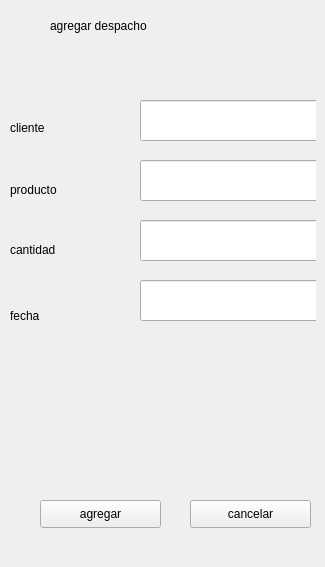
               <widget class="QWidget" name="agregarD">
                <widget class="QWidget" name="widget_6" native="true">
                 <property name="geometry">
                  <rect>
                   <x>10</x>
                   <y>10</y>
                   <width>306</width>
                   <height>548</height>
                  </rect>
                 </property>
                 <widget class="QLineEdit" name="lineEdit_20">
                  <property name="geometry">
                   <rect>
                    <x>130</x>
                    <y>90</y>
                    <width>181</width>
                    <height>41</height>
                   </rect>
                  </property>
                 </widget>
                 <widget class="QLineEdit" name="lineEdit_21">
                  <property name="geometry">
                   <rect>
                    <x>130</x>
                    <y>150</y>
                    <width>181</width>
                    <height>41</height>
                   </rect>
                  </property>
                 </widget>
                 <widget class="QLineEdit" name="lineEdit_22">
                  <property name="geometry">
                   <rect>
                    <x>130</x>
                    <y>210</y>
                    <width>181</width>
                    <height>41</height>
                   </rect>
                  </property>
                 </widget>
                 <widget class="QLineEdit" name="lineEdit_23">
                  <property name="geometry">
                   <rect>
                    <x>130</x>
                    <y>270</y>
                    <width>181</width>
                    <height>41</height>
                   </rect>
                  </property>
                 </widget>
                 <widget class="QLabel" name="label_24">
                  <property name="geometry">
                   <rect>
                    <x>40</x>
                    <y>0</y>
                    <width>241</width>
                    <height>31</height>
                   </rect>
                  </property>
                  <property name="text">
                   <string>agregar despacho</string>
                  </property>
                 </widget>
                 <widget class="QLabel" name="label_25">
                  <property name="geometry">
                   <rect>
                    <x>0</x>
                    <y>110</y>
                    <width>101</width>
                    <height>16</height>
                   </rect>
                  </property>
                  <property name="text">
                   <string>cliente</string>
                  </property>
                 </widget>
                 <widget class="QLabel" name="label_26">
                  <property name="geometry">
                   <rect>
                    <x>0</x>
                    <y>170</y>
                    <width>101</width>
                    <height>20</height>
                   </rect>
                  </property>
                  <property name="text">
                   <string>producto</string>
                  </property>
                 </widget>
                 <widget class="QLabel" name="label_27">
                  <property name="geometry">
                   <rect>
                    <x>0</x>
                    <y>230</y>
                    <width>91</width>
                    <height>20</height>
                   </rect>
                  </property>
                  <property name="text">
                   <string>cantidad</string>
                  </property>
                 </widget>
                 <widget class="QLabel" name="label_28">
                  <property name="geometry">
                   <rect>
                    <x>0</x>
                    <y>290</y>
                    <width>91</width>
                    <height>31</height>
                   </rect>
                  </property>
                  <property name="text">
                   <string>fecha</string>
                  </property>
                 </widget>
                 <widget class="QPushButton" name="pushButton_7">
                  <property name="geometry">
                   <rect>
                    <x>180</x>
                    <y>490</y>
                    <width>121</width>
                    <height>28</height>
                   </rect>
                  </property>
                  <property name="text">
                   <string>cancelar</string>
                  </property>
                  <property name="icon">
                   <iconset>
                    <normaloff>img/cancelar.png</normaloff>img/cancelar.png</iconset>
                  </property>
                  <property name="iconSize">
                   <size>
                    <width>28</width>
                    <height>28</height>
                   </size>
                  </property>
                 </widget>
                 <widget class="QPushButton" name="pushButton_8">
                  <property name="geometry">
                   <rect>
                    <x>30</x>
                    <y>490</y>
                    <width>121</width>
                    <height>28</height>
                   </rect>
                  </property>
                  <property name="text">
                   <string>agregar</string>
                  </property>
                  <property name="icon">
                   <iconset>
                    <normaloff>img/agregar.png</normaloff>img/agregar.png</iconset>
                  </property>
                  <property name="iconSize">
                   <size>
                    <width>28</width>
                    <height>28</height>
                   </size>
                  </property>
                 </widget>
                </widget>
               </widget>
